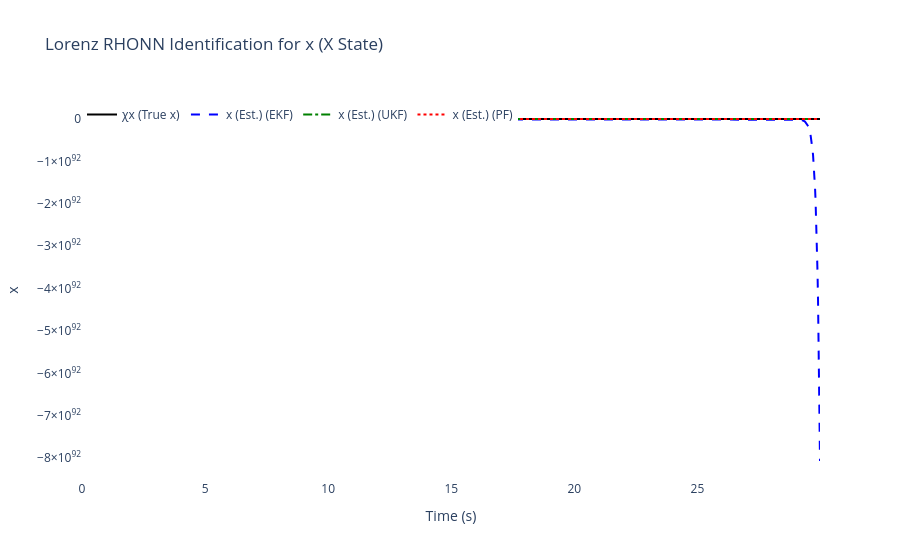
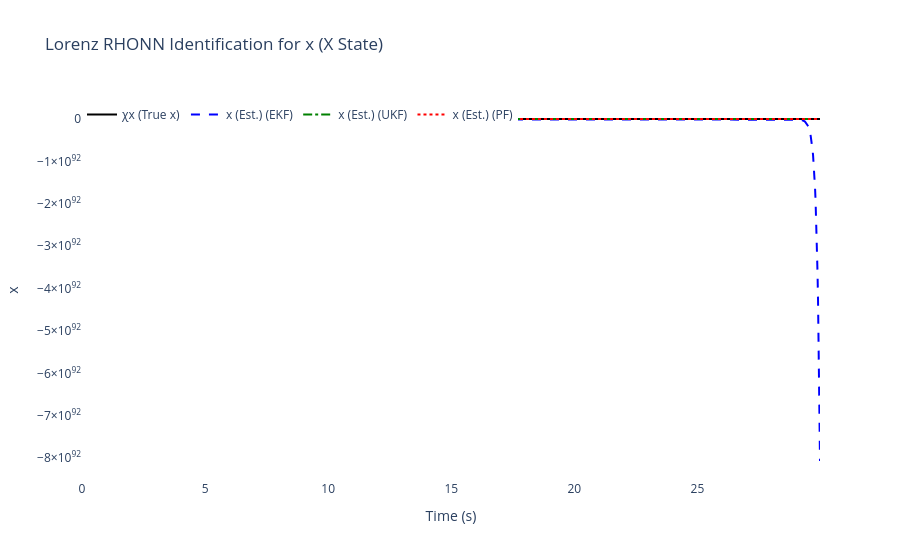
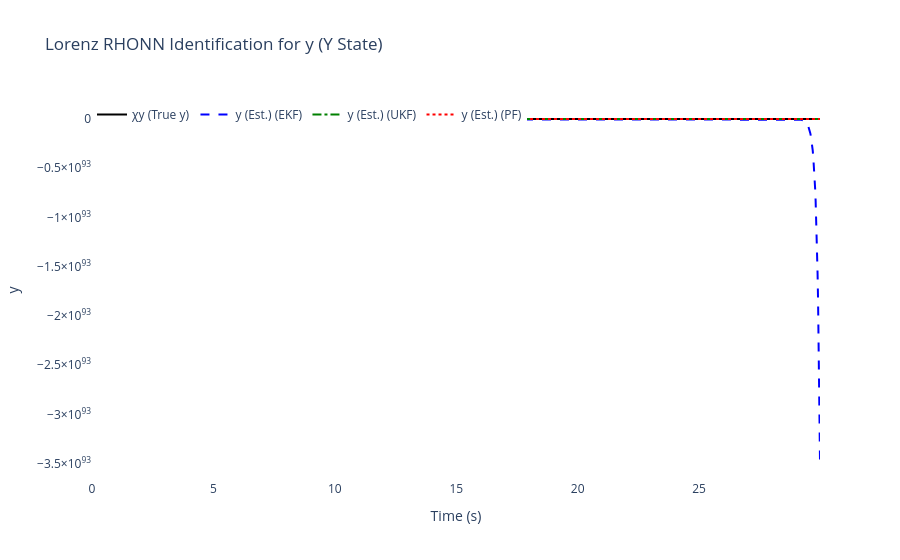
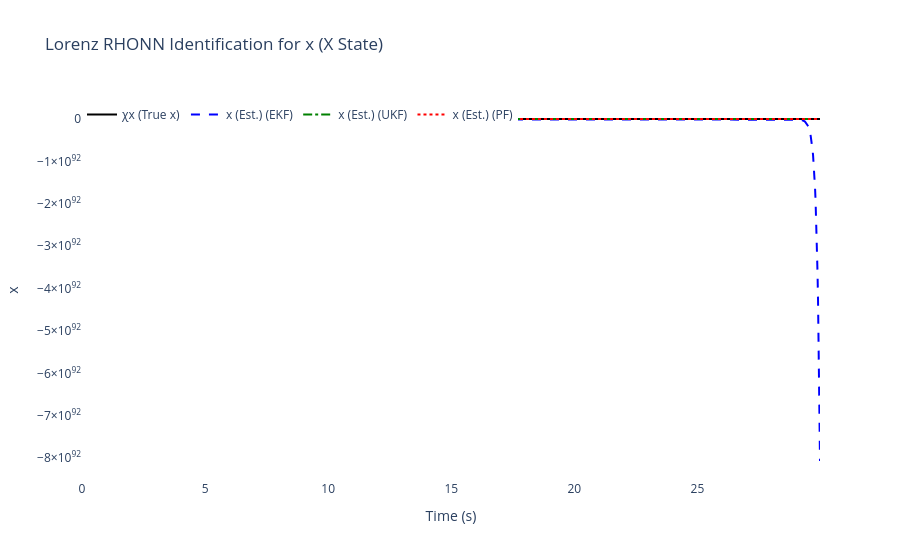

Write notebook code for charts like these, in order.
### Code cell
# ============================================================
    # 6) Results & plots for Nonlinear Pendulum
# ============================================================
mse_theta_ekf = np.mean((x_true[:, 0] - x_hat_ekf[:, 0])**2)     # angular position
mse_thetadot_ekf = np.mean((x_true[:, 1] - x_hat_ekf[:, 1])**2)  # angular velocity

mse_theta_ukf = np.mean((x_true[:, 0] - x_hat_ukf[:, 0])**2)     # angular position
mse_thetadot_ukf = np.mean((x_true[:, 1] - x_hat_ukf[:, 1])**2)  # angular velocity

mse_theta_pf = np.mean((x_true[:, 0] - x_hat_pf[:, 0])**2)       # angular position
mse_thetadot_pf = np.mean((x_true[:, 1] - x_hat_pf[:, 1])**2)    # angular velocity

print(f"\nFinal EKF-RHONN Weights:")
for i in range(2):
    state_names = ['theta', 'theta_dot']
    print(f"  Neuron {i+1} ({state_names[i]}): {ekf_trainer.weights[i]}")

print(f"\nFinal UKF-RHONN Weights:")
for i in range(2):
    state_names = ['theta', 'theta_dot']
    print(f"  Neuron {i+1} ({state_names[i]}): {ukf_trainer.weights[i]}")

print(f"\nFinal PF-RHONN Weight Estimates:")
pf_estimates = pf_trainer.get_estimate()
for i in range(2):
    state_names = ['theta', 'theta_dot']
    print(f"  Neuron {i+1} ({state_names[i]}): {pf_estimates[i]}")

print("\n--- Performance Comparison (MSE) for Nonlinear Pendulum ---")
print(f"EKF MSE theta:      {mse_theta_ekf:.6f}")
print(f"EKF MSE theta_dot:  {mse_thetadot_ekf:.6f}")
print(f"UKF MSE theta:      {mse_theta_ukf:.6f}")
print(f"UKF MSE theta_dot:  {mse_thetadot_ukf:.6f}")
print(f"PF  MSE theta:      {mse_theta_pf:.6f}")
print(f"PF  MSE theta_dot:  {mse_thetadot_pf:.6f}")

states_info = [
    {'idx': 0, 'var': 'theta', 'desc': 'Angular Position', 'y_label': 'θ (rad)',
     'chi': 'χθ (True θ)', 'x': 'θ (Est.)'},
    {'idx': 1, 'var': 'theta_dot', 'desc': 'Angular Velocity', 'y_label': 'θ̇ (rad/s)',
     'chi': 'χθ̇ (True θ̇)', 'x': 'θ̇ (Est.)'}
]

for state_info in states_info:
    i = state_info['idx']
    trace_plant = go.Scatter(x=t_history, y=x_true[:, i], mode='lines',
                            name=state_info['chi'], line=dict(color='black', width=2))
    trace_ekf = go.Scatter(x=t_history, y=x_hat_ekf[:, i], mode='lines',
                        name=f"{state_info['x']} (EKF)", line=dict(dash='dash', color='blue'))
    trace_ukf = go.Scatter(x=t_history, y=x_hat_ukf[:, i], mode='lines',
                        name=f"{state_info['x']} (UKF)", line=dict(dash='dashdot', color='green'))
    trace_pf = go.Scatter(x=t_history, y=x_hat_pf[:, i], mode='lines',
                        name=f"{state_info['x']} (PF)", line=dict(dash='dot', color='red'))

    fig = go.Figure([trace_plant, trace_ekf, trace_ukf, trace_pf])
    fig.update_layout(
        title=f'Pendulum RHONN Identification for {state_info["var"]} ({state_info["desc"]})',
        xaxis_title='Time (s)',
        yaxis_title=state_info['y_label'],
        legend=dict(x=0, y=1, orientation='h'),
        font=dict(size=12),
        plot_bgcolor='white',
        paper_bgcolor='white'
    )
    fig.show()

# Errors for both states
error_theta_ekf = x_true[:, 0] - x_hat_ekf[:, 0]
error_thetadot_ekf = x_true[:, 1] - x_hat_ekf[:, 1]

error_theta_ukf = x_true[:, 0] - x_hat_ukf[:, 0]
error_thetadot_ukf = x_true[:, 1] - x_hat_ukf[:, 1]

error_theta_pf = x_true[:, 0] - x_hat_pf[:, 0]
error_thetadot_pf = x_true[:, 1] - x_hat_pf[:, 1]

fig2 = go.Figure()
fig2.add_trace(go.Scatter(x=t_history, y=error_theta_ekf, mode='lines',
                        name=f'EKF Error θ (MSE={mse_theta_ekf:.6f})', opacity=0.7, line=dict(color='blue')))
fig2.add_trace(go.Scatter(x=t_history, y=error_theta_ukf, mode='lines',
                        name=f'UKF Error θ (MSE={mse_theta_ukf:.6f})', opacity=0.7, line=dict(color='green')))
fig2.add_trace(go.Scatter(x=t_history, y=error_theta_pf, mode='lines',
                        name=f'PF Error θ (MSE={mse_theta_pf:.6f})', opacity=0.7, line=dict(color='red')))
fig2.add_trace(go.Scatter(x=t_history, y=error_thetadot_ekf, mode='lines',
                        name=f'EKF Error θ̇ (MSE={mse_thetadot_ekf:.6f})', opacity=0.7, line=dict(color='blue', dash='dot')))
fig2.add_trace(go.Scatter(x=t_history, y=error_thetadot_ukf, mode='lines',
                        name=f'UKF Error θ̇ (MSE={mse_thetadot_ukf:.6f})', opacity=0.7, line=dict(color='green', dash='dot')))
fig2.add_trace(go.Scatter(x=t_history, y=error_thetadot_pf, mode='lines',
                        name=f'PF Error θ̇ (MSE={mse_thetadot_pf:.6f})', opacity=0.7, line=dict(color='red', dash='dot')))
fig2.update_layout(
    title='Pendulum RHONN Identification Errors (EKF vs UKF vs PF)',
    xaxis_title='Time (s)',
    yaxis_title='Error',
    legend=dict(x=0, y=1, orientation='h'),
    font=dict(size=12),
    plot_bgcolor='white',
    paper_bgcolor='white'
)
fig2.show()

# Phase plot (theta vs theta_dot for pendulum)
fig_phase = go.Figure()
fig_phase.add_trace(go.Scatter(x=x_true[:, 0], y=x_true[:, 1], mode='lines',
                              name='True Pendulum Phase Plot',
                              line=dict(color='black', width=3)))
fig_phase.add_trace(go.Scatter(x=x_hat_ekf[:, 0], y=x_hat_ekf[:, 1], mode='lines',
                              name='EKF Estimation',
                              line=dict(color='blue', width=2, dash='dash')))
fig_phase.add_trace(go.Scatter(x=x_hat_ukf[:, 0], y=x_hat_ukf[:, 1], mode='lines',
                              name='UKF Estimation',
                              line=dict(color='green', width=2, dash='dashdot')))
fig_phase.add_trace(go.Scatter(x=x_hat_pf[:, 0], y=x_hat_pf[:, 1], mode='lines',
                              name='PF Estimation',
                              line=dict(color='red', width=2, dash='dot')))
# Add start and end markers
fig_phase.add_trace(go.Scatter(x=[x_true[0, 0]], y=[x_true[0, 1]], mode='markers',
                              name='Start', marker=dict(color='green', size=10, symbol='star')))
fig_phase.add_trace(go.Scatter(x=[x_true[-1, 0]], y=[x_true[-1, 1]], mode='markers',
                              name='End', marker=dict(color='red', size=10, symbol='square')))
fig_phase.update_layout(
    title='Pendulum Phase Plot - State Space Comparison (EKF vs UKF vs PF)',
    xaxis_title='θ (rad)',
    yaxis_title='θ̇ (rad/s)',
    font=dict(size=12),
    plot_bgcolor='white',
    paper_bgcolor='white',
    showlegend=True
)
fig_phase.show()

# Determine which filter has the lowest total MSE (sum of theta, theta_dot)
mse_total_ekf = mse_theta_ekf + mse_thetadot_ekf
mse_total_ukf = mse_theta_ukf + mse_thetadot_ukf
mse_total_pf = mse_theta_pf + mse_thetadot_pf

mse_totals = {'EKF': mse_total_ekf, 'UKF': mse_total_ukf, 'PF': mse_total_pf}
best_filter = min(mse_totals, key=mse_totals.get)

print(f"\nBest overall performance: {best_filter} (lowest total MSE: {mse_totals[best_filter]:.6f})")

### Figure 1 — Plotly figure (JSON) as saved in the notebook; plotly's stock layout.template omitted (floating-point values rounded to 4 significant figures; data arrays with more than 128 entries replaced by an {"elided": "..."} marker saying what was removed)
{"data": [{"line": {"color": "black", "width": 2}, "mode": "lines", "name": "χx (True x)", "type": "scatter", "x": {"elided": "1500 float values"}, "y": {"elided": "1500 float values"}}, {"line": {"color": "blue", "dash": "dash"}, "mode": "lines", "name": "x (Est.) (EKF)", "type": "scatter", "x": {"elided": "1500 float values"}, "y": {"elided": "1500 float values"}}, {"line": {"color": "green", "dash": "dashdot"}, "mode": "lines", "name": "x (Est.) (UKF)", "type": "scatter", "x": {"elided": "1500 float values"}, "y": {"elided": "1500 float values"}}, {"line": {"color": "red", "dash": "dot"}, "mode": "lines", "name": "x (Est.) (PF)", "type": "scatter", "x": {"elided": "1500 float values"}, "y": {"elided": "1500 float values"}}], "layout": {"font": {"size": 12}, "legend": {"orientation": "h", "x": 0, "y": 1}, "paper_bgcolor": "white", "plot_bgcolor": "white", "title": {"text": "Lorenz RHONN Identification for x (X State)"}, "xaxis": {"title": {"text": "Time (s)"}}, "yaxis": {"title": {"text": "x"}}}}

### Figure 2 — Plotly figure (JSON) as saved in the notebook; plotly's stock layout.template omitted (floating-point values rounded to 4 significant figures; data arrays with more than 128 entries replaced by an {"elided": "..."} marker saying what was removed)
{"data": [{"line": {"color": "black", "width": 2}, "mode": "lines", "name": "χx (True x)", "type": "scatter", "x": {"elided": "1500 float values"}, "y": {"elided": "1500 float values"}}, {"line": {"color": "blue", "dash": "dash"}, "mode": "lines", "name": "x (Est.) (EKF)", "type": "scatter", "x": {"elided": "1500 float values"}, "y": {"elided": "1500 float values"}}, {"line": {"color": "green", "dash": "dashdot"}, "mode": "lines", "name": "x (Est.) (UKF)", "type": "scatter", "x": {"elided": "1500 float values"}, "y": {"elided": "1500 float values"}}, {"line": {"color": "red", "dash": "dot"}, "mode": "lines", "name": "x (Est.) (PF)", "type": "scatter", "x": {"elided": "1500 float values"}, "y": {"elided": "1500 float values"}}], "layout": {"font": {"size": 12}, "legend": {"orientation": "h", "x": 0, "y": 1}, "paper_bgcolor": "white", "plot_bgcolor": "white", "title": {"text": "Lorenz RHONN Identification for x (X State)"}, "xaxis": {"title": {"text": "Time (s)"}}, "yaxis": {"title": {"text": "x"}}}}

### Figure 3 — Plotly figure (JSON) as saved in the notebook; plotly's stock layout.template omitted (floating-point values rounded to 4 significant figures; data arrays with more than 128 entries replaced by an {"elided": "..."} marker saying what was removed)
{"data": [{"line": {"color": "black", "width": 2}, "mode": "lines", "name": "χy (True y)", "type": "scatter", "x": {"elided": "1500 float values"}, "y": {"elided": "1500 float values"}}, {"line": {"color": "blue", "dash": "dash"}, "mode": "lines", "name": "y (Est.) (EKF)", "type": "scatter", "x": {"elided": "1500 float values"}, "y": {"elided": "1500 float values"}}, {"line": {"color": "green", "dash": "dashdot"}, "mode": "lines", "name": "y (Est.) (UKF)", "type": "scatter", "x": {"elided": "1500 float values"}, "y": {"elided": "1500 float values"}}, {"line": {"color": "red", "dash": "dot"}, "mode": "lines", "name": "y (Est.) (PF)", "type": "scatter", "x": {"elided": "1500 float values"}, "y": {"elided": "1500 float values"}}], "layout": {"font": {"size": 12}, "legend": {"orientation": "h", "x": 0, "y": 1}, "paper_bgcolor": "white", "plot_bgcolor": "white", "title": {"text": "Lorenz RHONN Identification for y (Y State)"}, "xaxis": {"title": {"text": "Time (s)"}}, "yaxis": {"title": {"text": "y"}}}}

### Figure 4 — Plotly figure (JSON) as saved in the notebook; plotly's stock layout.template omitted (floating-point values rounded to 4 significant figures; data arrays with more than 128 entries replaced by an {"elided": "..."} marker saying what was removed)
{"data": [{"line": {"color": "black", "width": 2}, "mode": "lines", "name": "χx (True x)", "type": "scatter", "x": {"elided": "1500 float values"}, "y": {"elided": "1500 float values"}}, {"line": {"color": "blue", "dash": "dash"}, "mode": "lines", "name": "x (Est.) (EKF)", "type": "scatter", "x": {"elided": "1500 float values"}, "y": {"elided": "1500 float values"}}, {"line": {"color": "green", "dash": "dashdot"}, "mode": "lines", "name": "x (Est.) (UKF)", "type": "scatter", "x": {"elided": "1500 float values"}, "y": {"elided": "1500 float values"}}, {"line": {"color": "red", "dash": "dot"}, "mode": "lines", "name": "x (Est.) (PF)", "type": "scatter", "x": {"elided": "1500 float values"}, "y": {"elided": "1500 float values"}}], "layout": {"font": {"size": 12}, "legend": {"orientation": "h", "x": 0, "y": 1}, "paper_bgcolor": "white", "plot_bgcolor": "white", "title": {"text": "Lorenz RHONN Identification for x (X State)"}, "xaxis": {"title": {"text": "Time (s)"}}, "yaxis": {"title": {"text": "x"}}}}
